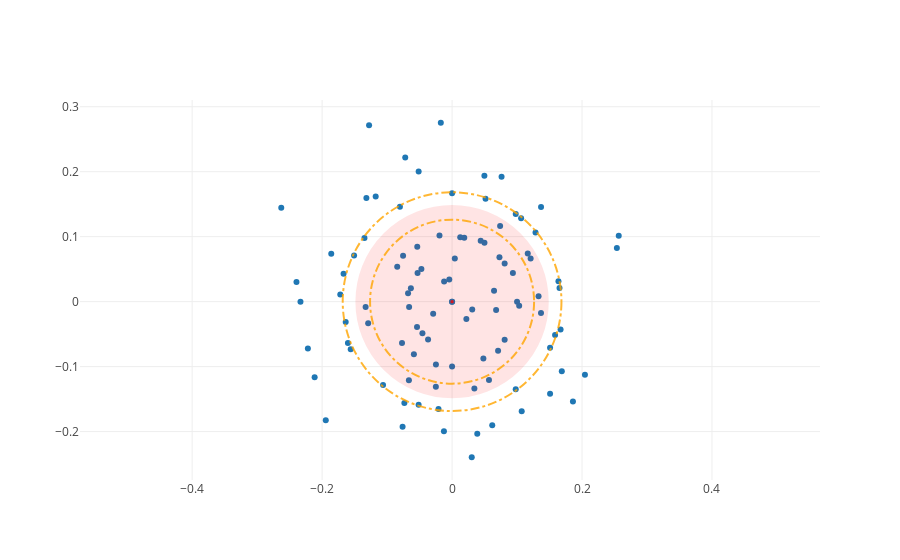

Write notebook code for a chart like this one.
### Code cell
# visualize cross validation accuracy
fig = {
    'data': [score_trace],
    'layout': cross_validation_layout
}

iplot(fig, show_link=False)
